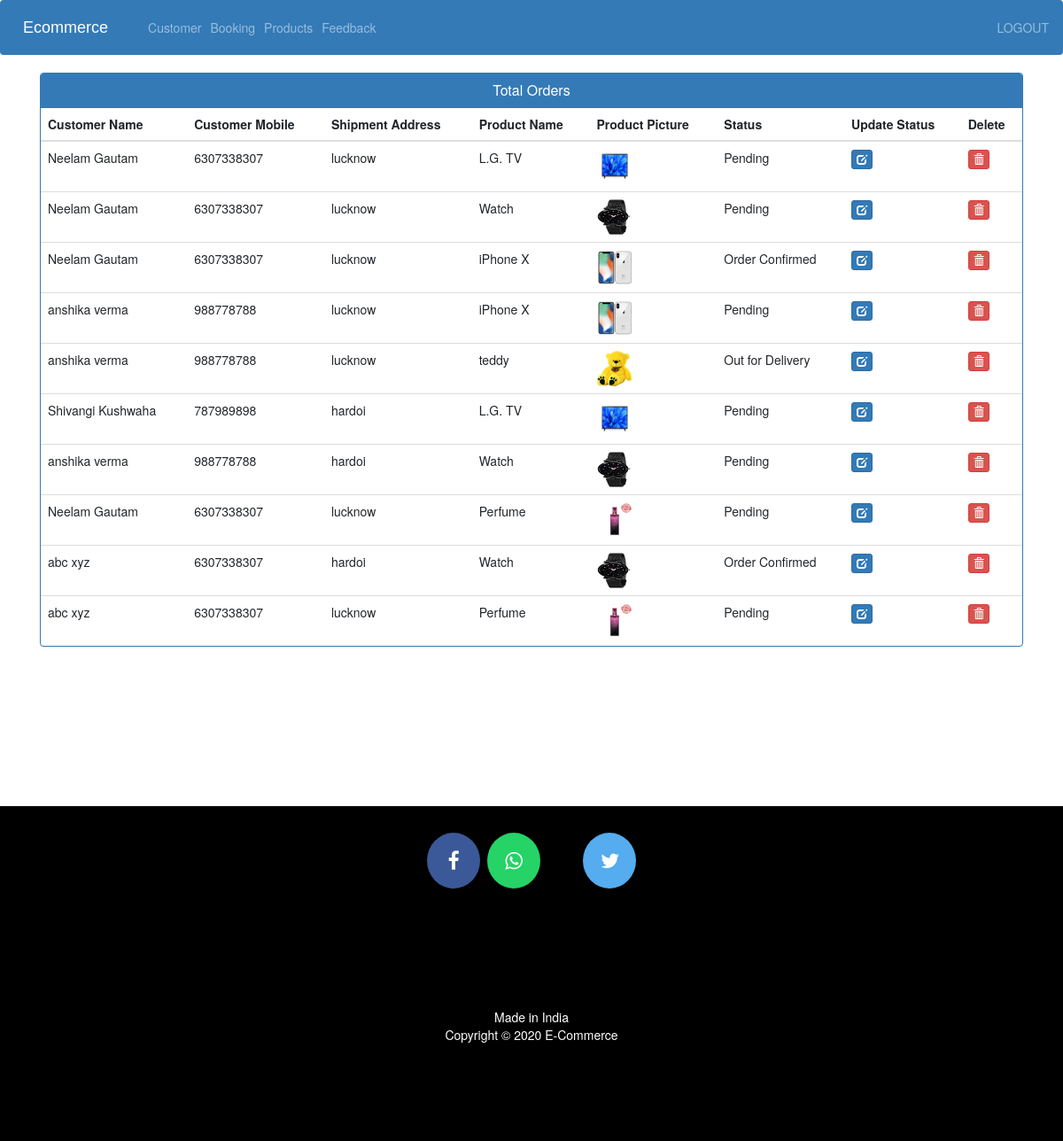
The page /admin-view-booking (signed in) on the database its author committed.
### ecom/models.py (models this page shows, shortened)
class Customer(models.Model):
    user=models.OneToOneField(User,on_delete=models.CASCADE)
    profile_pic= models.ImageField(upload_to='profile_pic/CustomerProfilePic/',null=True,blank=True)
    address = models.CharField(max_length=40)
    mobile = models.CharField(max_length=20,null=False)
    @property
    def get_name(self):
        return self.user.first_name+" "+self.user.last_name

class Orders(models.Model):
    STATUS =(
        ('Pending','Pending'),
        ('Order Confirmed','Order Confirmed'),
        ('Out for Delivery','Out for Delivery'),
        ('Delivered','Delivered'),
    )
    customer=models.ForeignKey('Customer', on_delete=models.CASCADE,null=True)
    product=models.ForeignKey('Product',on_delete=models.CASCADE,null=True)
    email = models.CharField(max_length=50,null=True)
    address = models.CharField(max_length=500,null=True)
    mobile = models.CharField(max_length=20,null=True)
    order_date= models.DateField(auto_now_add=True,null=True)
    status=models.CharField(max_length=50,null=True,choices=STATUS)

class Product(models.Model):
    name=models.CharField(max_length=40)
    product_image= models.ImageField(upload_to='product_image/',null=True,blank=True)
    price = models.PositiveIntegerField()
    description=models.CharField(max_length=40)

### ecom/views.py (the view)
# urls.py: path('admin-view-booking', views.admin_view_booking_view,name='admin-view-booking'),
@login_required(login_url='adminlogin')
def admin_view_booking_view(request):
    orders=models.Orders.objects.all()
    ordered_products=[]
    ordered_bys=[]
    for order in orders:
        ordered_product=models.Product.objects.all().filter(id=order.product.id)
        ordered_by=models.Customer.objects.all().filter(id = order.customer.id)
        ordered_products.append(ordered_product)
        ordered_bys.append(ordered_by)
    return render(request,'ecom/admin_view_booking.html',{'data':zip(ordered_products,ordered_bys,orders)})

### templates/ecom/admin_view_booking.html (shortened to what this page needs)
{% extends 'ecom/admin_base.html' %}
{% load static %}
{% block content %}
<head>
  <link href="//netdna.bootstrapcdn.com/bootstrap/3.0.0/css/bootstrap.min.css" rel="stylesheet" id="bootstrap-css">
</head>
<div class="container">
  <div class="panel panel-primary">
    <div class="panel-heading">
      <h6 class="panel-title">Total Orders</h6>
    </div>
    <table class="table table-hover" id="dev-table">
      <thead>
        <tr>
          <th>Customer Name</th>
          <th>Customer Mobile</th>
          <th>Shipment Address</th>
          <th>Product Name</th>
          <th>Product Picture</th>
          <th>Status</th>
          <th>Update Status</th>
          <th>Delete</th>
        </tr>
      </thead>
      {% for product,customer,order in data %}
      <tr>
        {% for c in customer %}
        <td> {{c.get_name}}</td>
        <td>{{c.mobile}}</td>
        <td>{{order.address}}</td>
        {% endfor %}
        {% for p in product %}
        <td> {{p.name}}</td>
        <td> <img src="{% static p.product_image.url %}" alt="Profile Pic" height="40px" width="40px" /></td>
        <td>{{order.status}}</td>
        <td><a class="btn btn-primary btn-xs" href="{% url 'update-order' order.id  %}"><span class="glyphicon glyphicon-edit"></span></a></td>
        <td><a class="btn btn-danger btn-xs" href="{% url 'delete-order' order.id  %}"><span class="glyphicon glyphicon-trash"></span></a></td>
        {% endfor %}
      </tr>
      {% endfor %}
    </table>
  </div>
</div>
{% endblock content %}

### templates/ecom/admin_view_booking.html (style rules this page uses)
a:link { text-decoration: none; }
h6 { text-align: center; }

### rows shown on the page
Orders: address "lucknow", status "Pending"
Customer: get_name "Neelam Gautam", mobile "6307338307"
Product: name "L.G. TV", product_image (picture)
Orders: address "lucknow", status "Pending"
Product: name "Watch", product_image (picture)
Orders: address "lucknow", status "Order Confirmed"
Product: name "iPhone X", product_image (picture)
Orders: address "lucknow", status "Pending"
Customer: get_name "anshika verma", mobile "988778788"
Orders: address "lucknow", status "Out for Delivery"
Product: name "teddy", product_image (picture)
Orders: address "hardoi", status "Pending"
Customer: get_name "Shivangi Kushwaha", mobile "787989898"
Orders: address "hardoi", status "Pending"
Orders: address "lucknow", status "Pending"
Product: name "Perfume", product_image (picture)
Orders: address "hardoi", status "Order Confirmed"
Customer: get_name "abc xyz", mobile "6307338307"
Orders: address "lucknow", status "Pending"
